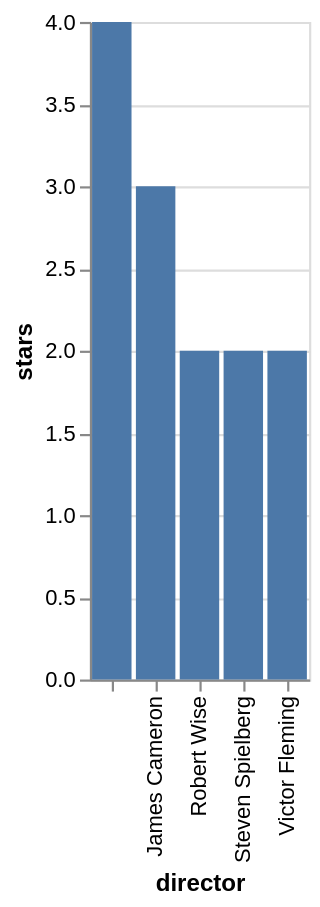

Write a Vega-Lite specification for this figure.
### Vega-Lite specification from a JSON file in a GitHub repository (floating-point values rounded to 4 significant figures)
{"data": {"values": [{"x_data": "", "y_data": 4}, {"x_data": "James Cameron", "y_data": 3}, {"x_data": "Robert Wise", "y_data": 2}, {"x_data": "Steven Spielberg", "y_data": 2}, {"x_data": "Victor Fleming", "y_data": 2}]}, "mark": "bar", "encoding": {"x": {"field": "x_data", "type": "nominal", "title": "director", "sort": "ascending"}, "y": {"field": "y_data", "type": "quantitative", "title": "stars"}}}
